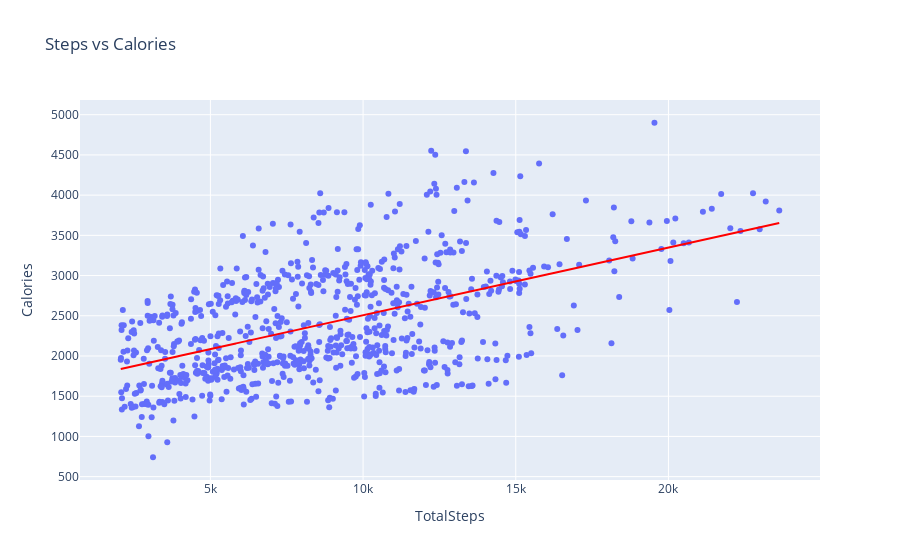

The notebook cell saved with this chart:
### Code cell
fig = px.scatter(dailyActivity_merged.query("StepsCat == 'HAS_STEPS' & TotalSteps < 25000"), \
    x='TotalSteps', y='Calories', trendline='ols', trendline_color_override="red", title='Steps vs Calories')
fig.show()

trendline = px.get_trendline_results(fig).iloc[0]["px_fit_results"].params
print("Slope of line {:.2f}".format(trendline[1]))

### Figure 1 — Plotly figure (JSON) as saved in the notebook; plotly's stock layout.template omitted (floating-point values rounded to 4 significant figures; data arrays with more than 128 entries replaced by an {"elided": "..."} marker saying what was removed)
{"data": [{"hovertemplate": "TotalSteps=%{x}<br>Calories=%{y}<extra></extra>", "legendgroup": "", "marker": {"color": "#636efa", "symbol": "circle"}, "mode": "markers", "name": "", "orientation": "v", "showlegend": false, "type": "scatter", "x": {"elided": "798 int values"}, "xaxis": "x", "y": {"elided": "798 int values"}, "yaxis": "y"}, {"hovertemplate": "<b>OLS trendline</b><br>Calories = 0.0841738 * TotalSteps + 1665.1<br>R<sup>2</sup>=0.271916<br><br>TotalSteps=%{x}<br>Calories=%{y} <b>(trend)</b><extra></extra>", "legendgroup": "", "line": {"color": "red"}, "marker": {"color": "#636efa", "symbol": "circle"}, "mode": "lines", "name": "", "showlegend": false, "type": "scatter", "x": {"elided": "798 int values"}, "xaxis": "x", "y": {"elided": "798 float values"}, "yaxis": "y"}], "layout": {"legend": {"tracegroupgap": 0}, "title": {"text": "Steps vs Calories"}, "xaxis": {"anchor": "y", "domain": [0, 1], "title": {"text": "TotalSteps"}}, "yaxis": {"anchor": "x", "domain": [0, 1], "title": {"text": "Calories"}}}}
